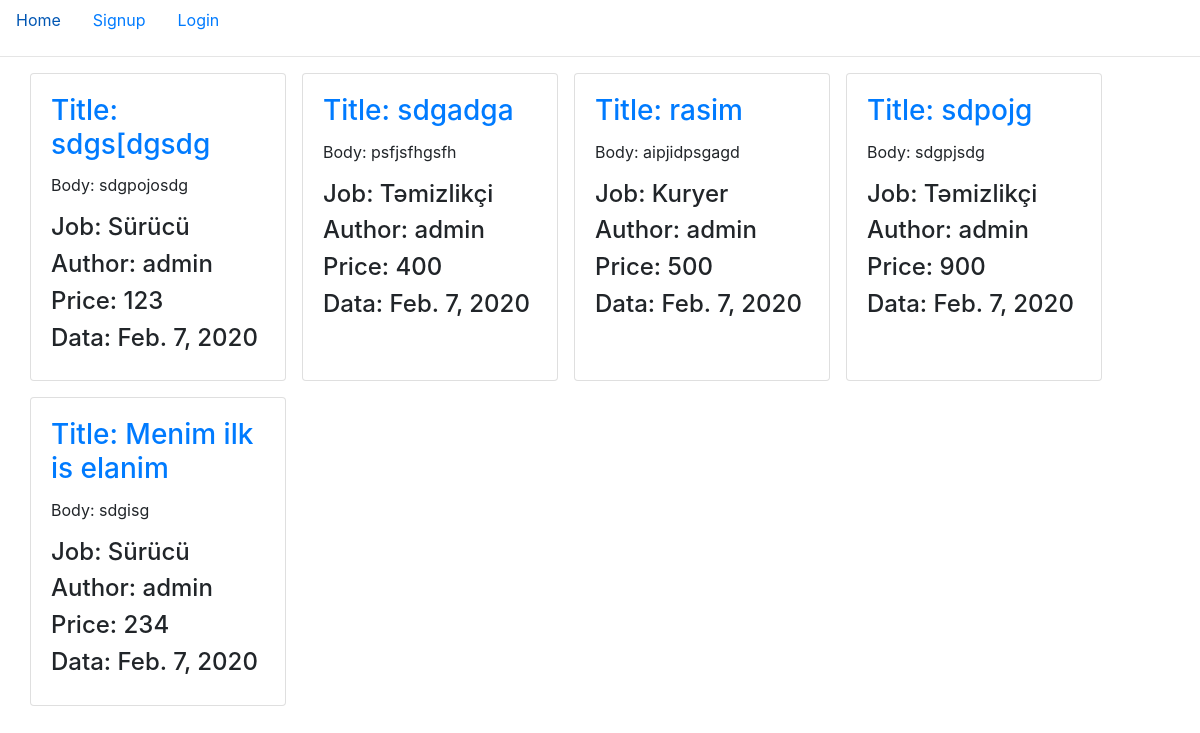
Page /home/ on the earlier database version.
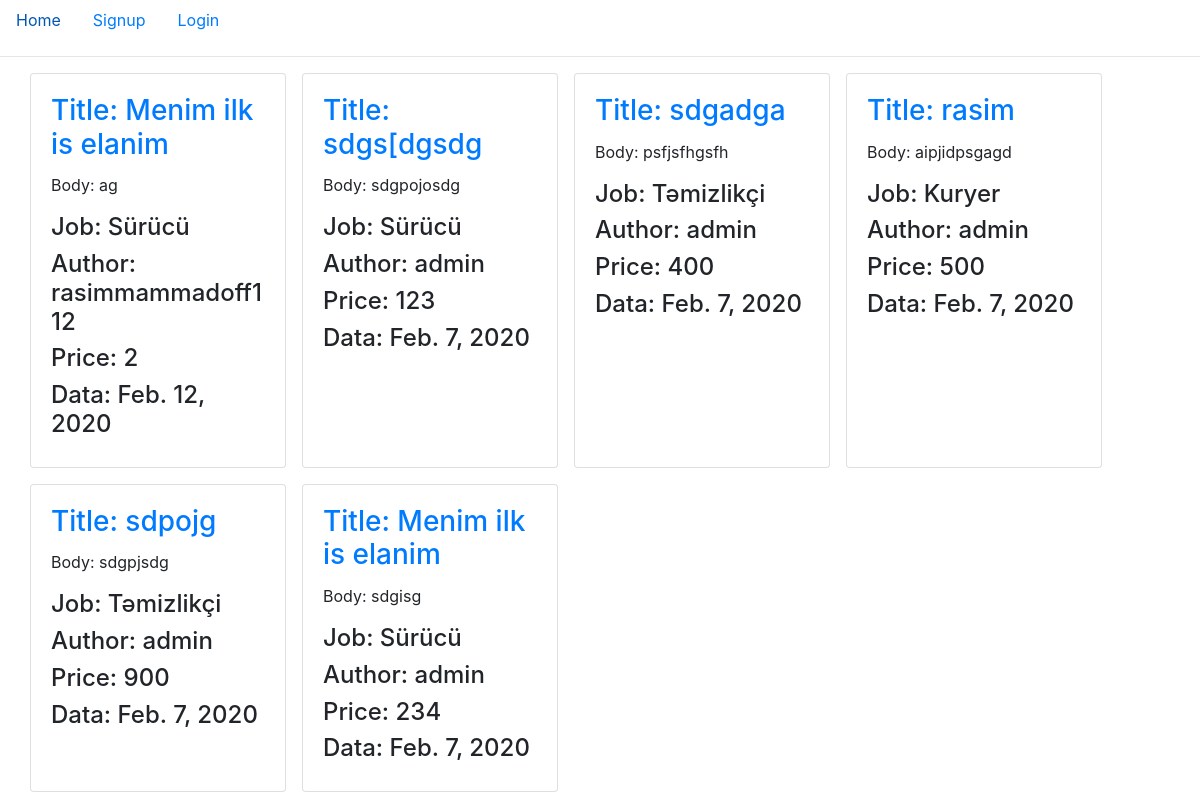
Same page on the later database version.
### post/models.py (models this page shows)
class Post(models.Model):
    user = models.ForeignKey(get_user_model(), on_delete=models.CASCADE)
    category = models.ForeignKey(Category, default=1, on_delete=models.CASCADE)
    post_title = models.TextField(max_length=100)
    post_body = models.TextField()
    price = models.IntegerField()
    date = models.DateField(auto_now=True)
    class Meta:
        ordering = ['-pk']

class Category(models.Model):
    category = models.TextField(max_length=40)

### authentication/views.py (the view)
# urls.py: path('home/', views.index, name='home'),
def index(request):
    posts = Post.objects.all()
    return render(request, 'allposts.html', {'posts': posts})

### templates/allposts.html (shortened to what this page needs)
{% extends 'index.html' %}
{% block content %}
    <div class="container">
        <div class="row">
            {% for post in posts %}
                <div class="card mb-3 mr-3" style="width: 16rem;">
                    <div class="card-body">
                        <a href="{% url 'clickPost' post.id %}">
                            <h3 class="card-title">Title: {{ post.post_title }}</h3>
                        </a>
                        <p>Body: {{ post.post_body }}</p>
                        <h4>Job: {{ post.category.category }}</h4>
                        <h4>Author: {{ post.user }}</h4>
                        <h4>Price: {{ post.price }}</h4>
                        <h4>Data: {{ post.date }}</h4>
                    </div>
                </div>
            {% endfor %}
        </div>
    </div>
{% endblock %}

Differences in the rows shown:
added Post: post_title "Menim ilk is elanim", post_body "ag", category.category "Sürücü", user "rasimmammadoff112", price "2", date "Feb. 12, 2020"
